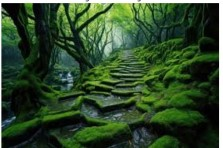
#> input picture BSCOMPUTER ENGINEERING/4th YEAR OF COMPUTER ENGINEERING/7th SEMESTER/DIGITAL IMAGE PROCESSING/MIDTERM PERPEARTIONPROGRAMS/The CMY Model.jpg, 223 x 148 px
$ python 'The CMY Model.py'
#> lines starting #> are read from the running program, lines starting #| are printed output that depends on the picture
import cv2
import numpy as np
import matplotlib.pyplot as plt
# Read the RGB image
I = cv2.imread('The CMY Model.jpg')
#> I is the input picture: shape (148, 223, 3); mean B, G, R 43.2, 74, 48.7
I = cv2.cvtColor(I, cv2.COLOR_BGR2RGB) # Convert BGR to RGB for proper color display
# Display the original RGB image
plt.figure()
plt.imshow(I)
plt.title("Original RGB Image")
plt.axis('off')
# Create a CMY image by subtracting each channel from 255
CMY = np.zeros_like(I) # Initialize CMY array with the same shape as I
R = I[:, :, 0] # Red channel
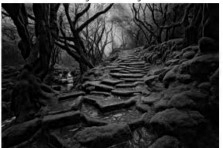
#> R: shape (148, 223); min 0, max 255, mean 48.7
G = I[:, :, 1] # Green channel
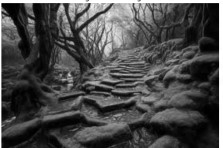
#> G: shape (148, 223); min 0, max 255, mean 74
B = I[:, :, 2] # Blue channel
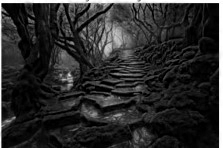
#> B: shape (148, 223); min 0, max 255, mean 43.2
# Compute CMY channels
CMY[:, :, 0] = 255 - R # Cyan (complement of red)
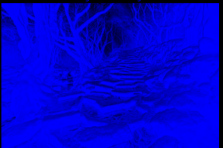
#> CMY: shape (148, 223, 3); mean of channels 0, 1, 2 206.3, 0, 0; drawn as B, G, R
CMY[:, :, 1] = 255 - G # Magenta (complement of green)
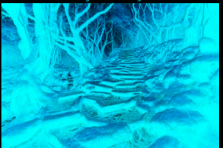
#> CMY: shape (148, 223, 3); mean of channels 0, 1, 2 206.3, 181, 0; drawn as B, G, R
CMY[:, :, 2] = 255 - B # Yellow (complement of blue)
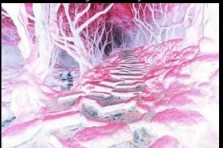
#> CMY: shape (148, 223, 3); mean of channels 0, 1, 2 206.3, 181, 211.8; drawn as B, G, R
# Display the CMY image
plt.figure()
plt.imshow(CMY)
plt.title("CMY Image")
plt.axis('off')
plt.show()

$ run again, with BSCOMPUTER ENGINEERING/4th YEAR OF COMPUTER ENGINEERING/7th SEMESTER/DIGITAL IMAGE PROCESSING/MIDTERM PERPEARTIONPROGRAMS/APPLEANDTREE.jpg copied over BSCOMPUTER ENGINEERING/4th YEAR OF COMPUTER ENGINEERING/7th SEMESTER/DIGITAL IMAGE PROCESSING/MIDTERM PERPEARTIONPROGRAMS/The CMY Model.jpg
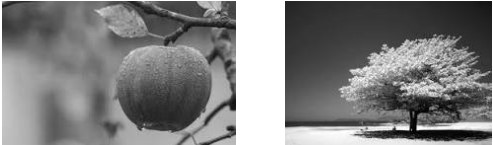
#> input picture BSCOMPUTER ENGINEERING/4th YEAR OF COMPUTER ENGINEERING/7th SEMESTER/DIGITAL IMAGE PROCESSING/MIDTERM PERPEARTIONPROGRAMS/APPLEANDTREE.jpg, 493 x 145 px
#> I is the input picture: shape (145, 493, 3); min 0, max 255, mean 125.9
#> `CMY[:, :, 1] = 255 - G`:
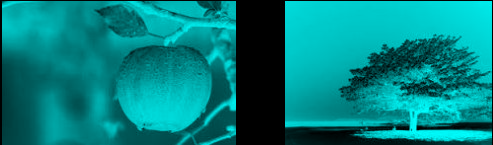
#> CMY: shape (145, 493, 3); mean of channels 0, 1, 2 129.1, 129.1, 0; drawn as B, G, R
#> `CMY[:, :, 2] = 255 - B`:
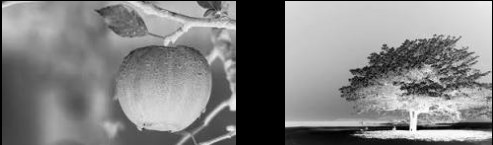
#> CMY: shape (145, 493, 3); min 0, max 255, mean 129.1
